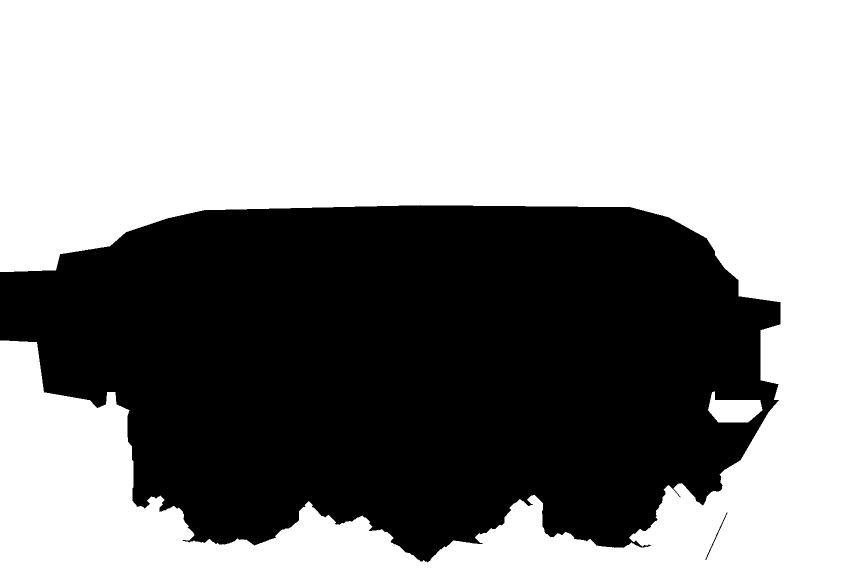
#> input picture art/chapters/3-clock-tower/maps/11-ruined-summit/mask-v3-1x.png, 1728 x 1152 px, given in place of background-v2x.png, which was not available (shown at 1/2 size)
$ python floor-fill-v4.py
#> lines starting #> are read from the running program, lines starting #| are printed output that depends on the picture; after the words box and inside, x2 and y2 are one past the last pixel; in counts of white or black regions, pixels touching at a corner belong together
"""Summit bottom: fill the clouds (v2x) where Codex put the clockwork pit (v3x) with the marble floor running on to the
front parapet. Writes background-v4x.png (2x), background-v4-1x.png and background-v4-2x-q85.webp."""
import sys
import numpy as np
from PIL import Image
from scipy import ndimage as nd

D = 'art/chapters/3-clock-tower/maps/11-ruined-summit/'
OUT = sys.argv[1] if len(sys.argv) > 1 else D
L, DX = int(sys.argv[2]) if len(sys.argv) > 2 else 133, int(sys.argv[3]) if len(sys.argv) > 3 else 10

v2 = np.array(Image.open(D + 'background-v2x.png').convert('RGB')).astype(np.float32)
#> v2: shape (1152, 1728, 3) float32; 58.1% white; 2 black regions, box (x1, y1, x2, y2) and area: (0, 410, 1561, 1125) 834534, (1411, 1025, 1455, 1120) 196
v3 = np.array(Image.open(D + 'background-v3x.png').convert('RGB')).astype(np.float32)
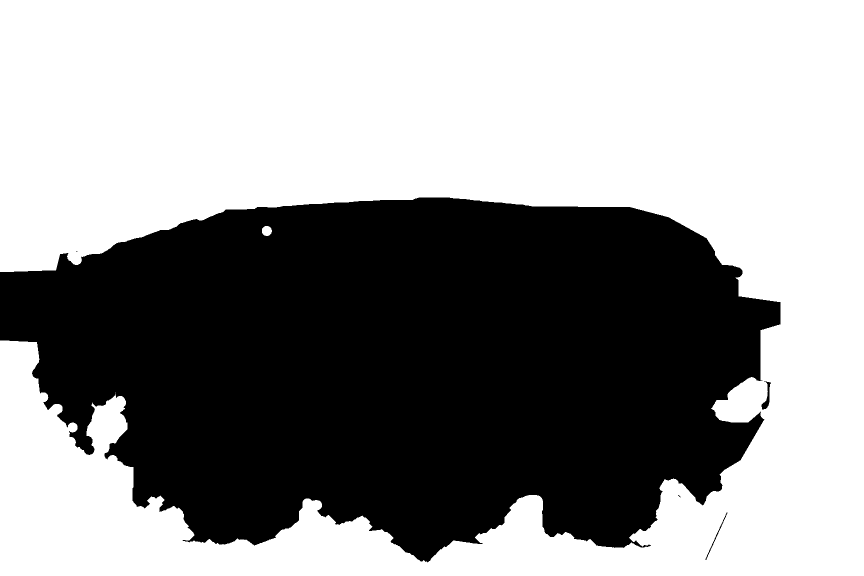
#> input picture art/chapters/3-clock-tower/maps/11-ruined-summit/mask-v4-1x.png, 1728 x 1152 px, given in place of background-v3x.png, which was not available (shown at 1/2 size)
#> v3: shape (1152, 1728, 3) float32; 57.9% white; 5 black regions (2 under 20 px), largest, box (x1, y1, x2, y2) and area: (0, 395, 1561, 1125) 838447, (1523, 762, 1542, 820) 379, (1411, 1025, 1455, 1120) 196
H, W, _ = v2.shape
#> H = 1152; W = 1728

# the hole: what Codex changed below the floor edge, closed and filled, with the cloud fringe taken in
hole = np.abs(v2 - v3).sum(2) > 60
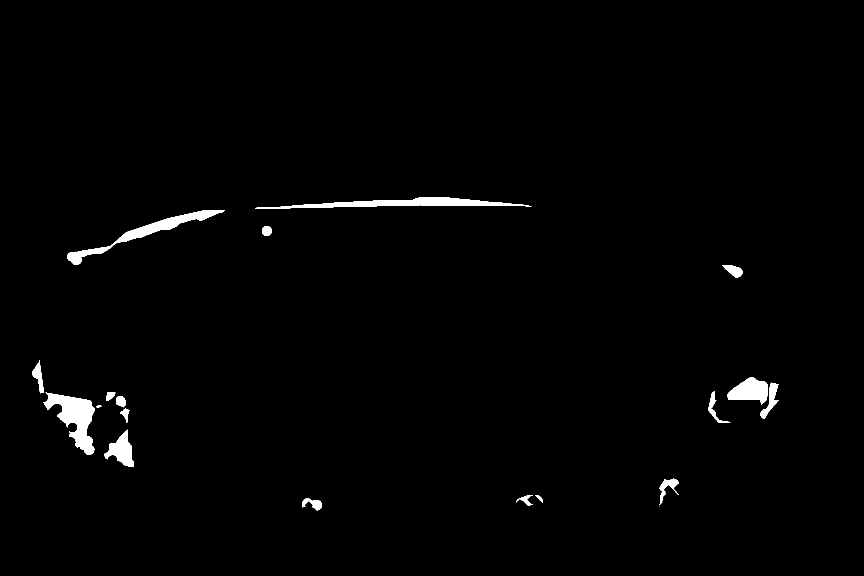
#> hole: shape (1152, 1728) bool (shown at 1/2 size); 1.3% white; 19 white regions (1 under 20 px), largest, box (x1, y1, x2, y2) and area: (87, 785, 190, 910) 5637, (510, 395, 1063, 418) 5049, (134, 420, 450, 530) 4818
hole[:1870] = False
#> hole: shape (1152, 1728) bool; 1.3% of pixels changed, all inside (x1, y1, x2, y2) = (64, 395, 1558, 1021)
hole = nd.binary_opening(hole, iterations=2)
hole = nd.binary_closing(hole, iterations=6)
hole = nd.binary_fill_holes(hole)
lab, n = nd.label(hole)
#> lab: shape (1152, 1728) int32; every value is 0
#> n = 0
sizes = nd.sum(hole, lab, range(1, n + 1))
#> sizes = empty array
hole = np.isin(lab, [i + 1 for i, s in enumerate(sizes) if s > 4000])
hole = nd.binary_dilation(hole, iterations=3)
# cloud left over beside the hole (Codex kept a few wisps the diff missed): bluish-light or near-white pixels of v2
r, g, b = v2[..., 0], v2[..., 1], v2[..., 2]
cloud = ((b > r + 4) & (r + g + b > 450)) | ((r > 244) & (g > 226) & (b > 198))
cloud[:1870] = False
cloud = nd.binary_closing(cloud, iterations=3)
near = nd.binary_dilation(hole, iterations=40)
lab, n = nd.label(cloud & near)
touch = set(np.unique(lab[nd.binary_dilation(hole, iterations=2) & (lab > 0)]))
#> touch = 0 items
hole |= np.isin(lab, list(touch - {0}))
# the sky between the right parapet's pieces: flood from inside it over smooth (outline-free) pixels
gray = v2.mean(2)
edge = np.hypot(nd.sobel(gray, 0), nd.sobel(gray, 1)) > 90
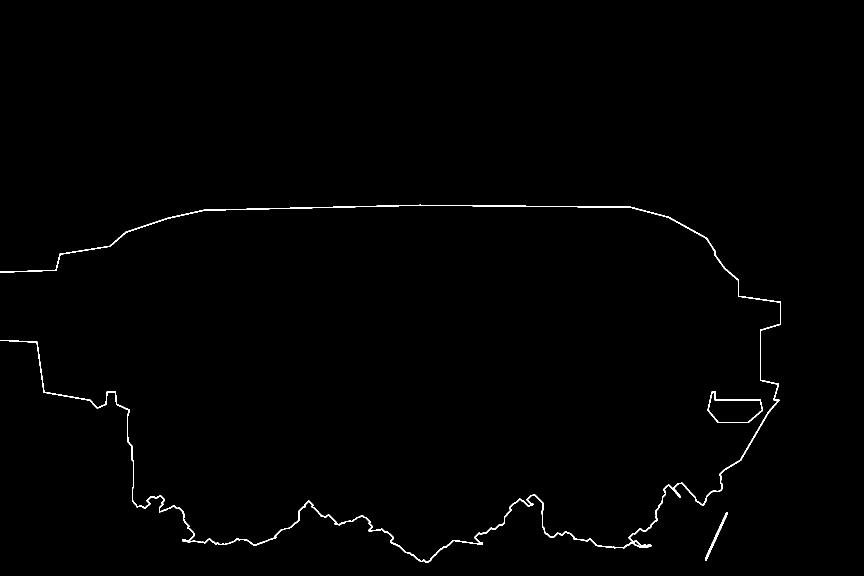
#> edge: shape (1152, 1728) bool (shown at 1/2 size); 0.64% white in thin lines or dots, all inside (x1, y1, x2, y2) = (0, 409, 1562, 1126)
box = np.zeros_like(edge); box[1840:2030, 2640:2900] = True
sky, _ = nd.label(~edge & box)
#> (the run stopped early here; a loop or call above may not have finished)
